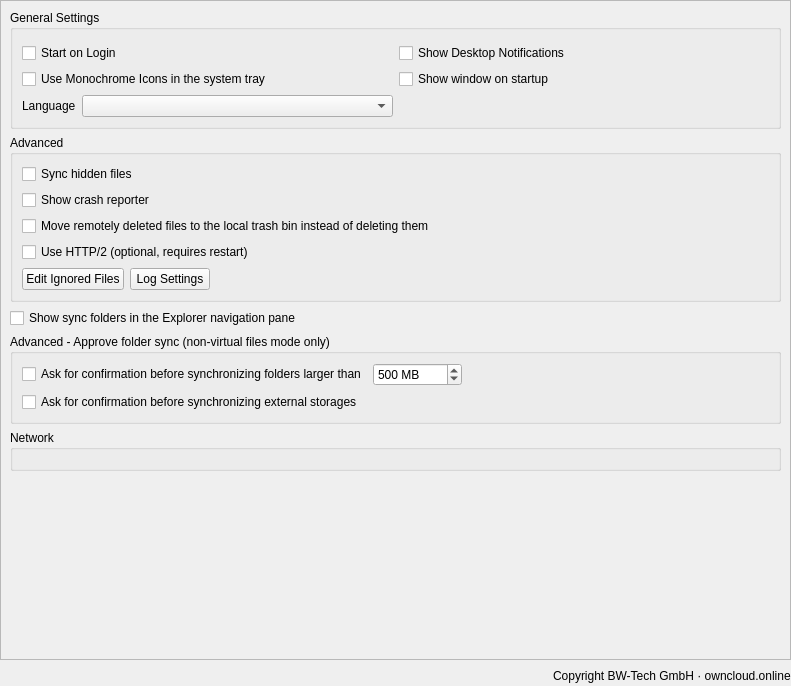
<?xml version="1.0" encoding="UTF-8"?>
<ui version="4.0">
 <class>OCC::SettingsView</class>
 <widget class="QWidget" name="OCC::SettingsView">
  <property name="geometry">
   <rect>
    <x>0</x>
    <y>0</y>
    <width>791</width>
    <height>686</height>
   </rect>
  </property>
  <property name="windowTitle">
   <string>Form</string>
  </property>
  <layout class="QVBoxLayout" name="verticalLayout_3">
   <property name="leftMargin">
    <number>0</number>
   </property>
   <property name="topMargin">
    <number>0</number>
   </property>
   <property name="rightMargin">
    <number>0</number>
   </property>
   <property name="bottomMargin">
    <number>0</number>
   </property>
   <item>
    <widget class="QScrollArea" name="scrollArea">
     <property name="widgetResizable">
      <bool>true</bool>
     </property>
     <widget class="QWidget" name="scrollAreaWidgetContents_2">
      <property name="geometry">
       <rect>
        <x>0</x>
        <y>0</y>
        <width>789</width>
        <height>654</height>
       </rect>
      </property>
      <layout class="QVBoxLayout" name="verticalLayout_5">
       <item>
        <widget class="QGroupBox" name="generalGroupBox">
         <property name="title">
          <string>General Settings</string>
         </property>
         <layout class="QGridLayout" name="gridLayout_2">
          <property name="topMargin">
           <number>13</number>
          </property>
          <item row="1" column="0">
           <widget class="QCheckBox" name="monoIconsCheckBox">
            <property name="text">
             <string>Use Monochrome Icons in the system tray</string>
            </property>
           </widget>
          </item>
          <item row="0" column="1">
           <widget class="QCheckBox" name="desktopNotificationsCheckBox">
            <property name="text">
             <string>Show Desktop Notifications</string>
            </property>
           </widget>
          </item>
          <item row="0" column="0">
           <widget class="QCheckBox" name="autostartCheckBox">
            <property name="text">
             <string>Start on Login</string>
            </property>
           </widget>
          </item>
          <item row="1" column="1">
           <widget class="QCheckBox" name="showWindowOnStartCheckBox">
            <property name="text">
             <string>Show window on startup</string>
            </property>
           </widget>
          </item>
          <item row="2" column="0">
           <layout class="QHBoxLayout" name="horizontalLayout_6">
            <item>
             <widget class="QLabel" name="languageLabel">
              <property name="sizePolicy">
               <sizepolicy hsizetype="Maximum" vsizetype="Preferred">
                <horstretch>0</horstretch>
                <verstretch>0</verstretch>
               </sizepolicy>
              </property>
              <property name="locale">
               <locale language="English" country="UnitedStates"/>
              </property>
              <property name="text">
               <string>Language</string>
              </property>
              <property name="buddy">
               <cstring>languageDropdown</cstring>
              </property>
             </widget>
            </item>
            <item>
             <widget class="QComboBox" name="languageDropdown">
              <property name="sizePolicy">
               <sizepolicy hsizetype="Minimum" vsizetype="Fixed">
                <horstretch>0</horstretch>
                <verstretch>0</verstretch>
               </sizepolicy>
              </property>
              <property name="accessibleName">
               <string>Language selector</string>
              </property>
              <property name="currentText">
               <string/>
              </property>
             </widget>
            </item>
           </layout>
          </item>
         </layout>
        </widget>
       </item>
       <item>
        <widget class="QGroupBox" name="advancedGroupBox">
         <property name="title">
          <string>Advanced</string>
         </property>
         <layout class="QHBoxLayout" name="horizontalLayout_5">
          <item>
           <layout class="QVBoxLayout" name="verticalLayout_6">
            <item>
             <widget class="QCheckBox" name="syncHiddenFilesCheckBox">
              <property name="text">
               <string>Sync hidden files</string>
              </property>
             </widget>
            </item>
            <item>
             <widget class="QCheckBox" name="crashreporterCheckBox">
              <property name="sizePolicy">
               <sizepolicy hsizetype="MinimumExpanding" vsizetype="Fixed">
                <horstretch>0</horstretch>
                <verstretch>0</verstretch>
               </sizepolicy>
              </property>
              <property name="text">
               <string>Show crash reporter</string>
              </property>
             </widget>
            </item>
            <item>
             <widget class="QCheckBox" name="moveToTrashCheckBox">
              <property name="text">
               <string>Move remotely deleted files to the local trash bin instead of deleting them</string>
              </property>
             </widget>
            </item>
            <item>
             <widget class="QCheckBox" name="enableHttp2CheckBox">
              <property name="toolTip">
               <string>HTTP/2 reuses a single connection for many requests, which can speed up syncing on high-latency links and with many small files. Off by default, because transfers can stall with some servers and proxies; turn it on only if your server handles HTTP/2 reliably. Takes effect after a restart.</string>
              </property>
              <property name="text">
               <string>Use HTTP/2 (optional, requires restart)</string>
              </property>
             </widget>
            </item>
            <item>
             <layout class="QHBoxLayout" name="horizontalLayout_4">
              <item>
               <widget class="QPushButton" name="ignoredFilesButton">
                <property name="text">
                 <string>Edit Ignored Files</string>
                </property>
               </widget>
              </item>
              <item>
               <widget class="QPushButton" name="logSettingsButton">
                <property name="text">
                 <string>Log Settings</string>
                </property>
               </widget>
              </item>
              <item>
               <spacer name="spacer_3">
                <property name="orientation">
                 <enum>Qt::Orientation::Horizontal</enum>
                </property>
                <property name="sizeHint" stdset="0">
                 <size>
                  <width>555</width>
                  <height>20</height>
                 </size>
                </property>
               </spacer>
              </item>
             </layout>
            </item>
           </layout>
          </item>
         </layout>
        </widget>
       </item>
       <item>
        <widget class="QCheckBox" name="showInExplorerNavPaneCheckBox">
         <property name="text">
          <string>Show sync folders in the Explorer navigation pane</string>
         </property>
        </widget>
       </item>
       <item>
        <widget class="QGroupBox" name="approveSyncGroupBox">
         <property name="title">
          <string>Advanced - Approve folder sync (non-virtual files mode only)</string>
         </property>
         <layout class="QVBoxLayout" name="verticalLayout_7">
          <item>
           <layout class="QHBoxLayout" name="horizontalLayoutApproveSync">
            <item>
             <widget class="QCheckBox" name="newFolderLimitCheckBox">
              <property name="text">
               <string>Ask for confirmation before synchronizing folders larger than</string>
              </property>
             </widget>
            </item>
            <item>
             <widget class="QSpinBox" name="newFolderLimitSpinBox">
              <property name="suffix">
               <string> MB</string>
              </property>
              <property name="minimum">
               <number>1</number>
              </property>
              <property name="maximum">
               <number>999999</number>
              </property>
              <property name="value">
               <number>500</number>
              </property>
             </widget>
            </item>
            <item>
             <spacer name="spacer_4">
              <property name="orientation">
               <enum>Qt::Horizontal</enum>
              </property>
              <property name="sizeHint" stdset="0">
               <size>
                <width>40</width>
                <height>20</height>
               </size>
              </property>
             </spacer>
            </item>
           </layout>
          </item>
          <item>
           <widget class="QCheckBox" name="newExternalCheckBox">
            <property name="text">
             <string>Ask for confirmation before synchronizing external storages</string>
            </property>
           </widget>
          </item>
         </layout>
        </widget>
       </item>
       <item>
        <widget class="QGroupBox" name="groupBox">
         <property name="title">
          <string>Network</string>
         </property>
         <layout class="QVBoxLayout" name="verticalLayout_4">
          <item>
           <widget class="NetworkSettings" name="widget" native="true">
            <property name="focusPolicy">
             <enum>Qt::FocusPolicy::StrongFocus</enum>
            </property>
           </widget>
          </item>
         </layout>
        </widget>
       </item>
       <item>
        <spacer name="verticalSpacer">
         <property name="orientation">
          <enum>Qt::Orientation::Vertical</enum>
         </property>
         <property name="sizeHint" stdset="0">
          <size>
           <width>20</width>
           <height>40</height>
          </size>
         </property>
        </spacer>
       </item>
      </layout>
     </widget>
    </widget>
   </item>
   <item>
    <widget class="QWidget" name="versionInfoWidget" native="true">
     <layout class="QHBoxLayout" name="horizontalLayout_2">
      <property name="leftMargin">
       <number>0</number>
      </property>
      <property name="topMargin">
       <number>0</number>
      </property>
      <property name="rightMargin">
       <number>0</number>
      </property>
      <property name="bottomMargin">
       <number>0</number>
      </property>
      <item>
       <spacer name="spacer">
        <property name="orientation">
         <enum>Qt::Orientation::Horizontal</enum>
        </property>
        <property name="sizeHint" stdset="0">
         <size>
          <width>40</width>
          <height>20</height>
         </size>
        </property>
       </spacer>
      </item>
      <item>
       <widget class="QLabel" name="copyrightLabel">
        <property name="cursor">
         <cursorShape>ArrowCursor</cursorShape>
        </property>
        <property name="text">
         <string notr="true">Copyright BW-Tech GmbH · owncloud.online</string>
        </property>
        <property name="textInteractionFlags">
         <set>Qt::TextInteractionFlag::LinksAccessibleByMouse|Qt::TextInteractionFlag::TextSelectableByMouse</set>
        </property>
       </widget>
      </item>
     </layout>
    </widget>
   </item>
  </layout>
 </widget>
 <customwidgets>
  <customwidget>
   <class>NetworkSettings</class>
   <extends>QWidget</extends>
   <header>networksettings.h</header>
   <container>1</container>
  </customwidget>
 </customwidgets>
 <tabstops>
  <tabstop>autostartCheckBox</tabstop>
  <tabstop>desktopNotificationsCheckBox</tabstop>
  <tabstop>monoIconsCheckBox</tabstop>
  <tabstop>languageDropdown</tabstop>
  <tabstop>syncHiddenFilesCheckBox</tabstop>
  <tabstop>crashreporterCheckBox</tabstop>
  <tabstop>moveToTrashCheckBox</tabstop>
  <tabstop>enableHttp2CheckBox</tabstop>
  <tabstop>ignoredFilesButton</tabstop>
  <tabstop>logSettingsButton</tabstop>
  <tabstop>widget</tabstop>
  <tabstop>scrollArea</tabstop>
 </tabstops>
 <resources/>
 <connections/>
</ui>
